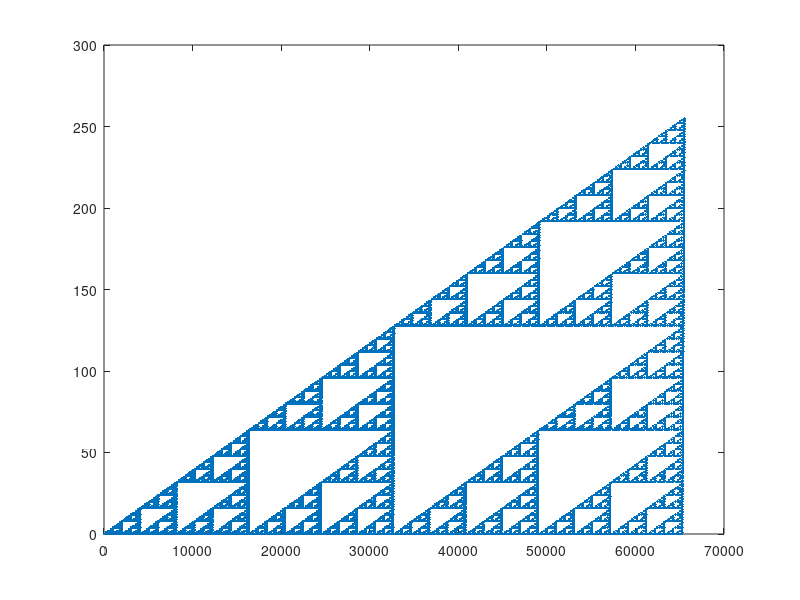

Source code (MATLAB): (Note: this script raises an error after producing the figure.)
t = 0:65535;
a = bitand(t, bitshift(t, -8));
clf; plot(t, a, '.');
wavwrite(a / 256, 8192, 'sierpinski-harmony.wav');
wavwrite(sign(a) * 0.99, 8192, 'sierpinski-harmony-clipped.wav');
